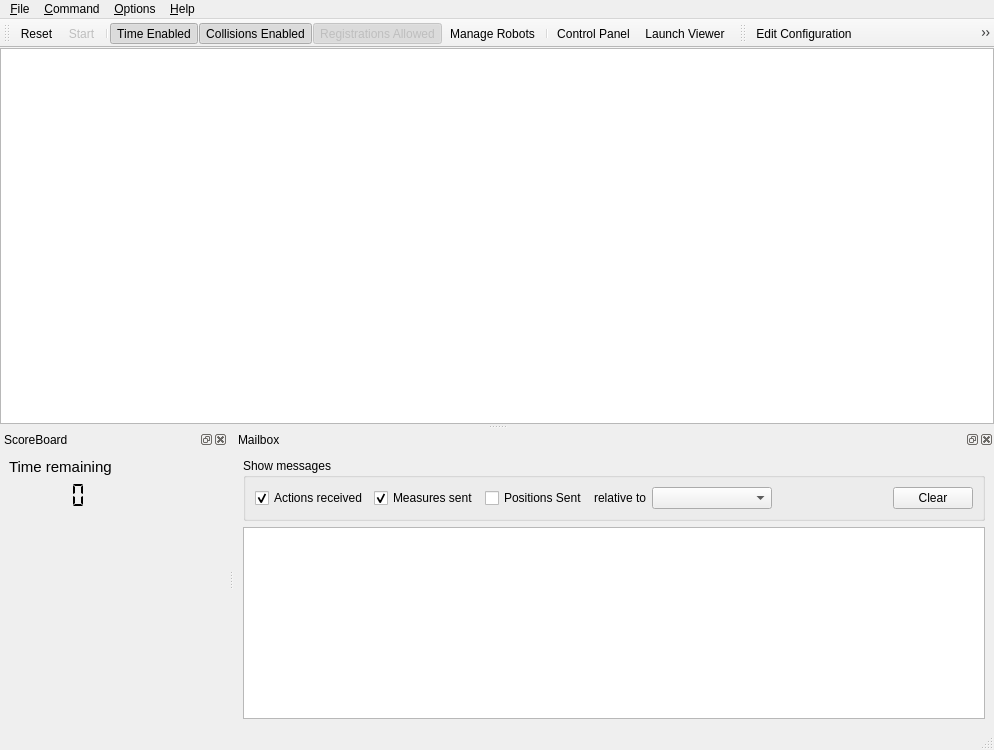
<?xml version="1.0" encoding="UTF-8"?>
<ui version="4.0">
 <class>cbSimulatorGUI</class>
 <widget class="QMainWindow" name="cbSimulatorGUI">
  <property name="geometry">
   <rect>
    <x>0</x>
    <y>0</y>
    <width>994</width>
    <height>750</height>
   </rect>
  </property>
  <property name="windowTitle">
   <string>Explorer Simulator 2020</string>
  </property>
  <widget class="QWidget" name="centralwidget">
   <layout class="QVBoxLayout" name="verticalLayout">
    <property name="leftMargin">
     <number>0</number>
    </property>
    <property name="topMargin">
     <number>0</number>
    </property>
    <property name="rightMargin">
     <number>0</number>
    </property>
    <property name="bottomMargin">
     <number>0</number>
    </property>
    <item>
     <widget class="QTextEdit" name="messages">
      <property name="toolTip">
       <string>Messages</string>
      </property>
      <property name="readOnly">
       <bool>true</bool>
      </property>
     </widget>
    </item>
   </layout>
  </widget>
  <widget class="QMenuBar" name="menubar">
   <property name="geometry">
    <rect>
     <x>0</x>
     <y>0</y>
     <width>994</width>
     <height>25</height>
    </rect>
   </property>
   <widget class="QMenu" name="menuFile">
    <property name="title">
     <string>&amp;File</string>
    </property>
    <widget class="QMenu" name="menuConfiguration">
     <property name="title">
      <string>&amp;Configuration</string>
     </property>
     <addaction name="actionEdit_Configuration"/>
     <addaction name="actionOpen_Configuration"/>
     <addaction name="actionSave_Configuration"/>
    </widget>
    <addaction name="menuConfiguration"/>
    <addaction name="actionOpen_Lab"/>
    <addaction name="actionLoad_Defaults"/>
    <addaction name="separator"/>
    <addaction name="actionManageRobots"/>
    <addaction name="actionControl_Panel"/>
    <addaction name="actionLaunch_Viewer"/>
    <addaction name="separator"/>
    <addaction name="actionExit"/>
   </widget>
   <widget class="QMenu" name="menuCommand">
    <property name="title">
     <string>&amp;Command</string>
    </property>
    <addaction name="actionReset"/>
    <addaction name="actionStartStop"/>
   </widget>
   <widget class="QMenu" name="menuOptions">
    <property name="title">
     <string>&amp;Options</string>
    </property>
    <addaction name="actionGPS_Enabled"/>
    <addaction name="actionScore_Sensor_Enabled"/>
    <addaction name="actionTime_Enabled"/>
    <addaction name="actionCollisions_Enabled"/>
    <addaction name="actionRegistrations_Open"/>
   </widget>
   <widget class="QMenu" name="menuHelp">
    <property name="title">
     <string>&amp;Help</string>
    </property>
    <addaction name="actionSimulator_Help"/>
    <addaction name="actionAbout_Simulator"/>
   </widget>
   <addaction name="menuFile"/>
   <addaction name="menuCommand"/>
   <addaction name="menuOptions"/>
   <addaction name="menuHelp"/>
  </widget>
  <widget class="QStatusBar" name="statusbar"/>
  <widget class="QToolBar" name="toolBar_1">
   <property name="windowTitle">
    <string>Control ToolBar</string>
   </property>
   <property name="iconSize">
    <size>
     <width>24</width>
     <height>24</height>
    </size>
   </property>
   <attribute name="toolBarArea">
    <enum>TopToolBarArea</enum>
   </attribute>
   <attribute name="toolBarBreak">
    <bool>false</bool>
   </attribute>
   <addaction name="actionReset"/>
   <addaction name="actionStartStop"/>
   <addaction name="separator"/>
   <addaction name="actionTime_Enabled"/>
   <addaction name="actionCollisions_Enabled"/>
   <addaction name="actionRegistrations_Open"/>
   <addaction name="actionManageRobots"/>
   <addaction name="separator"/>
   <addaction name="actionControl_Panel"/>
   <addaction name="actionLaunch_Viewer"/>
  </widget>
  <widget class="QDockWidget" name="dockWidget_Score">
   <property name="sizePolicy">
    <sizepolicy hsizetype="Preferred" vsizetype="Minimum">
     <horstretch>0</horstretch>
     <verstretch>0</verstretch>
    </sizepolicy>
   </property>
   <property name="windowIcon">
    <iconset resource="default.qrc">
     <normaloff>:/images/icons/score</normaloff>:/images/icons/score</iconset>
   </property>
   <property name="floating">
    <bool>false</bool>
   </property>
   <property name="features">
    <set>QDockWidget::AllDockWidgetFeatures</set>
   </property>
   <property name="windowTitle">
    <string>ScoreBoard</string>
   </property>
   <attribute name="dockWidgetArea">
    <number>8</number>
   </attribute>
   <widget class="QWidget" name="dockWidgetContents_Score">
    <layout class="QGridLayout" name="gridLayout">
     <item row="0" column="0">
      <widget class="QLabel" name="label_2">
       <property name="font">
        <font>
         <pointsize>11</pointsize>
         <weight>50</weight>
         <bold>false</bold>
        </font>
       </property>
       <property name="text">
        <string>Time remaining</string>
       </property>
      </widget>
     </item>
     <item row="0" column="2" rowspan="3" colspan="2">
      <layout class="QGridLayout" name="gridLayout_Scores"/>
     </item>
     <item row="0" column="1">
      <spacer name="horizontalSpacer_2">
       <property name="orientation">
        <enum>Qt::Horizontal</enum>
       </property>
       <property name="sizeType">
        <enum>QSizePolicy::Fixed</enum>
       </property>
       <property name="sizeHint" stdset="0">
        <size>
         <width>60</width>
         <height>1</height>
        </size>
       </property>
      </spacer>
     </item>
     <item row="1" column="0">
      <widget class="QLCDNumber" name="lcdNumber_TimeRemain">
       <property name="sizePolicy">
        <sizepolicy hsizetype="Fixed" vsizetype="Fixed">
         <horstretch>0</horstretch>
         <verstretch>0</verstretch>
        </sizepolicy>
       </property>
       <property name="minimumSize">
        <size>
         <width>100</width>
         <height>27</height>
        </size>
       </property>
       <property name="maximumSize">
        <size>
         <width>100</width>
         <height>27</height>
        </size>
       </property>
       <property name="palette">
        <palette>
         <active>
          <colorrole role="WindowText">
           <brush brushstyle="SolidPattern">
            <color alpha="255">
             <red>0</red>
             <green>0</green>
             <blue>0</blue>
            </color>
           </brush>
          </colorrole>
          <colorrole role="Button">
           <brush brushstyle="SolidPattern">
            <color alpha="255">
             <red>255</red>
             <green>255</green>
             <blue>255</blue>
            </color>
           </brush>
          </colorrole>
          <colorrole role="Light">
           <brush brushstyle="SolidPattern">
            <color alpha="255">
             <red>255</red>
             <green>255</green>
             <blue>255</blue>
            </color>
           </brush>
          </colorrole>
          <colorrole role="Midlight">
           <brush brushstyle="SolidPattern">
            <color alpha="255">
             <red>255</red>
             <green>255</green>
             <blue>255</blue>
            </color>
           </brush>
          </colorrole>
          <colorrole role="Dark">
           <brush brushstyle="SolidPattern">
            <color alpha="255">
             <red>127</red>
             <green>127</green>
             <blue>127</blue>
            </color>
           </brush>
          </colorrole>
          <colorrole role="Mid">
           <brush brushstyle="SolidPattern">
            <color alpha="255">
             <red>170</red>
             <green>170</green>
             <blue>170</blue>
            </color>
           </brush>
          </colorrole>
          <colorrole role="Text">
           <brush brushstyle="SolidPattern">
            <color alpha="255">
             <red>0</red>
             <green>0</green>
             <blue>0</blue>
            </color>
           </brush>
          </colorrole>
          <colorrole role="BrightText">
           <brush brushstyle="SolidPattern">
            <color alpha="255">
             <red>255</red>
             <green>255</green>
             <blue>255</blue>
            </color>
           </brush>
          </colorrole>
          <colorrole role="ButtonText">
           <brush brushstyle="SolidPattern">
            <color alpha="255">
             <red>0</red>
             <green>0</green>
             <blue>0</blue>
            </color>
           </brush>
          </colorrole>
          <colorrole role="Base">
           <brush brushstyle="SolidPattern">
            <color alpha="255">
             <red>255</red>
             <green>255</green>
             <blue>255</blue>
            </color>
           </brush>
          </colorrole>
          <colorrole role="Window">
           <brush brushstyle="SolidPattern">
            <color alpha="255">
             <red>255</red>
             <green>255</green>
             <blue>255</blue>
            </color>
           </brush>
          </colorrole>
          <colorrole role="Shadow">
           <brush brushstyle="SolidPattern">
            <color alpha="255">
             <red>0</red>
             <green>0</green>
             <blue>0</blue>
            </color>
           </brush>
          </colorrole>
          <colorrole role="AlternateBase">
           <brush brushstyle="SolidPattern">
            <color alpha="255">
             <red>255</red>
             <green>255</green>
             <blue>255</blue>
            </color>
           </brush>
          </colorrole>
          <colorrole role="ToolTipBase">
           <brush brushstyle="SolidPattern">
            <color alpha="255">
             <red>255</red>
             <green>255</green>
             <blue>220</blue>
            </color>
           </brush>
          </colorrole>
          <colorrole role="ToolTipText">
           <brush brushstyle="SolidPattern">
            <color alpha="255">
             <red>0</red>
             <green>0</green>
             <blue>0</blue>
            </color>
           </brush>
          </colorrole>
         </active>
         <inactive>
          <colorrole role="WindowText">
           <brush brushstyle="SolidPattern">
            <color alpha="255">
             <red>0</red>
             <green>0</green>
             <blue>0</blue>
            </color>
           </brush>
          </colorrole>
          <colorrole role="Button">
           <brush brushstyle="SolidPattern">
            <color alpha="255">
             <red>255</red>
             <green>255</green>
             <blue>255</blue>
            </color>
           </brush>
          </colorrole>
          <colorrole role="Light">
           <brush brushstyle="SolidPattern">
            <color alpha="255">
             <red>255</red>
             <green>255</green>
             <blue>255</blue>
            </color>
           </brush>
          </colorrole>
          <colorrole role="Midlight">
           <brush brushstyle="SolidPattern">
            <color alpha="255">
             <red>255</red>
             <green>255</green>
             <blue>255</blue>
            </color>
           </brush>
          </colorrole>
          <colorrole role="Dark">
           <brush brushstyle="SolidPattern">
            <color alpha="255">
             <red>127</red>
             <green>127</green>
             <blue>127</blue>
            </color>
           </brush>
          </colorrole>
          <colorrole role="Mid">
           <brush brushstyle="SolidPattern">
            <color alpha="255">
             <red>170</red>
             <green>170</green>
             <blue>170</blue>
            </color>
           </brush>
          </colorrole>
          <colorrole role="Text">
           <brush brushstyle="SolidPattern">
            <color alpha="255">
             <red>0</red>
             <green>0</green>
             <blue>0</blue>
            </color>
           </brush>
          </colorrole>
          <colorrole role="BrightText">
           <brush brushstyle="SolidPattern">
            <color alpha="255">
             <red>255</red>
             <green>255</green>
             <blue>255</blue>
            </color>
           </brush>
          </colorrole>
          <colorrole role="ButtonText">
           <brush brushstyle="SolidPattern">
            <color alpha="255">
             <red>0</red>
             <green>0</green>
             <blue>0</blue>
            </color>
           </brush>
          </colorrole>
          <colorrole role="Base">
           <brush brushstyle="SolidPattern">
            <color alpha="255">
             <red>255</red>
             <green>255</green>
             <blue>255</blue>
            </color>
           </brush>
          </colorrole>
          <colorrole role="Window">
           <brush brushstyle="SolidPattern">
            <color alpha="255">
             <red>255</red>
             <green>255</green>
             <blue>255</blue>
            </color>
           </brush>
          </colorrole>
          <colorrole role="Shadow">
           <brush brushstyle="SolidPattern">
            <color alpha="255">
             <red>0</red>
             <green>0</green>
             <blue>0</blue>
            </color>
           </brush>
          </colorrole>
          <colorrole role="AlternateBase">
           <brush brushstyle="SolidPattern">
            <color alpha="255">
             <red>255</red>
             <green>255</green>
             <blue>255</blue>
            </color>
           </brush>
          </colorrole>
          <colorrole role="ToolTipBase">
           <brush brushstyle="SolidPattern">
            <color alpha="255">
             <red>255</red>
             <green>255</green>
             <blue>220</blue>
            </color>
           </brush>
          </colorrole>
          <colorrole role="ToolTipText">
           <brush brushstyle="SolidPattern">
            <color alpha="255">
             <red>0</red>
             <green>0</green>
             <blue>0</blue>
            </color>
           </brush>
          </colorrole>
         </inactive>
         <disabled>
          <colorrole role="WindowText">
           <brush brushstyle="SolidPattern">
            <color alpha="255">
             <red>127</red>
             <green>127</green>
             <blue>127</blue>
            </color>
           </brush>
          </colorrole>
          <colorrole role="Button">
           <brush brushstyle="SolidPattern">
            <color alpha="255">
             <red>255</red>
             <green>255</green>
             <blue>255</blue>
            </color>
           </brush>
          </colorrole>
          <colorrole role="Light">
           <brush brushstyle="SolidPattern">
            <color alpha="255">
             <red>255</red>
             <green>255</green>
             <blue>255</blue>
            </color>
           </brush>
          </colorrole>
          <colorrole role="Midlight">
           <brush brushstyle="SolidPattern">
            <color alpha="255">
             <red>255</red>
             <green>255</green>
             <blue>255</blue>
            </color>
           </brush>
          </colorrole>
          <colorrole role="Dark">
           <brush brushstyle="SolidPattern">
            <color alpha="255">
             <red>127</red>
             <green>127</green>
             <blue>127</blue>
            </color>
           </brush>
          </colorrole>
          <colorrole role="Mid">
           <brush brushstyle="SolidPattern">
            <color alpha="255">
             <red>170</red>
             <green>170</green>
             <blue>170</blue>
            </color>
           </brush>
          </colorrole>
          <colorrole role="Text">
           <brush brushstyle="SolidPattern">
            <color alpha="255">
             <red>127</red>
             <green>127</green>
             <blue>127</blue>
            </color>
           </brush>
          </colorrole>
          <colorrole role="BrightText">
           <brush brushstyle="SolidPattern">
            <color alpha="255">
             <red>255</red>
             <green>255</green>
             <blue>255</blue>
            </color>
           </brush>
          </colorrole>
          <colorrole role="ButtonText">
           <brush brushstyle="SolidPattern">
            <color alpha="255">
             <red>127</red>
             <green>127</green>
             <blue>127</blue>
            </color>
           </brush>
          </colorrole>
          <colorrole role="Base">
           <brush brushstyle="SolidPattern">
            <color alpha="255">
             <red>255</red>
             <green>255</green>
             <blue>255</blue>
            </color>
           </brush>
          </colorrole>
          <colorrole role="Window">
           <brush brushstyle="SolidPattern">
            <color alpha="255">
             <red>255</red>
             <green>255</green>
             <blue>255</blue>
            </color>
           </brush>
          </colorrole>
          <colorrole role="Shadow">
           <brush brushstyle="SolidPattern">
            <color alpha="255">
             <red>0</red>
             <green>0</green>
             <blue>0</blue>
            </color>
           </brush>
          </colorrole>
          <colorrole role="AlternateBase">
           <brush brushstyle="SolidPattern">
            <color alpha="255">
             <red>255</red>
             <green>255</green>
             <blue>255</blue>
            </color>
           </brush>
          </colorrole>
          <colorrole role="ToolTipBase">
           <brush brushstyle="SolidPattern">
            <color alpha="255">
             <red>255</red>
             <green>255</green>
             <blue>220</blue>
            </color>
           </brush>
          </colorrole>
          <colorrole role="ToolTipText">
           <brush brushstyle="SolidPattern">
            <color alpha="255">
             <red>0</red>
             <green>0</green>
             <blue>0</blue>
            </color>
           </brush>
          </colorrole>
         </disabled>
        </palette>
       </property>
       <property name="toolTip">
        <string>Time remaining</string>
       </property>
       <property name="frameShape">
        <enum>QFrame::NoFrame</enum>
       </property>
       <property name="digitCount">
        <number>4</number>
       </property>
       <property name="segmentStyle">
        <enum>QLCDNumber::Flat</enum>
       </property>
      </widget>
     </item>
     <item row="2" column="0" colspan="2">
      <spacer name="verticalSpacer_2">
       <property name="orientation">
        <enum>Qt::Vertical</enum>
       </property>
       <property name="sizeHint" stdset="0">
        <size>
         <width>1</width>
         <height>0</height>
        </size>
       </property>
      </spacer>
     </item>
    </layout>
   </widget>
  </widget>
  <widget class="QToolBar" name="toolBar_2">
   <property name="windowTitle">
    <string>Settings ToolBar</string>
   </property>
   <property name="iconSize">
    <size>
     <width>24</width>
     <height>24</height>
    </size>
   </property>
   <attribute name="toolBarArea">
    <enum>TopToolBarArea</enum>
   </attribute>
   <attribute name="toolBarBreak">
    <bool>false</bool>
   </attribute>
   <addaction name="actionEdit_Configuration"/>
   <addaction name="actionOpen_Configuration"/>
   <addaction name="actionSave_Configuration"/>
   <addaction name="actionOpen_Lab"/>
   <addaction name="actionLoad_Defaults"/>
  </widget>
  <widget class="QDockWidget" name="dockWidget_Mailbox">
   <property name="enabled">
    <bool>true</bool>
   </property>
   <property name="sizePolicy">
    <sizepolicy hsizetype="Preferred" vsizetype="Minimum">
     <horstretch>0</horstretch>
     <verstretch>0</verstretch>
    </sizepolicy>
   </property>
   <property name="windowIcon">
    <iconset resource="default.qrc">
     <normaloff>:/images/icons/message</normaloff>:/images/icons/message</iconset>
   </property>
   <property name="floating">
    <bool>false</bool>
   </property>
   <property name="windowTitle">
    <string>Mailbox</string>
   </property>
   <attribute name="dockWidgetArea">
    <number>8</number>
   </attribute>
   <widget class="QWidget" name="dockWidgetContents_Mail">
    <layout class="QVBoxLayout" name="verticalLayout_2">
     <item>
      <widget class="QGroupBox" name="groupBox">
       <property name="title">
        <string>Show messages</string>
       </property>
       <layout class="QGridLayout" name="gridLayout_3">
        <item row="0" column="4">
         <widget class="QComboBox" name="comboBox_Robot">
          <property name="minimumSize">
           <size>
            <width>120</width>
            <height>0</height>
           </size>
          </property>
          <property name="toolTip">
           <string>Robot</string>
          </property>
          <property name="insertPolicy">
           <enum>QComboBox::InsertAlphabetically</enum>
          </property>
         </widget>
        </item>
        <item row="0" column="0">
         <widget class="QCheckBox" name="checkBox_Actions">
          <property name="toolTip">
           <string>Motor Actions received from robot</string>
          </property>
          <property name="text">
           <string>Actions received</string>
          </property>
          <property name="checked">
           <bool>true</bool>
          </property>
         </widget>
        </item>
        <item row="0" column="1">
         <widget class="QCheckBox" name="checkBox_Measures">
          <property name="toolTip">
           <string>Sensor Measures sent to robot</string>
          </property>
          <property name="text">
           <string>Measures sent</string>
          </property>
          <property name="checked">
           <bool>true</bool>
          </property>
         </widget>
        </item>
        <item row="0" column="2">
         <widget class="QCheckBox" name="checkBox_Positions">
          <property name="toolTip">
           <string>Robot Positions sent to Viewer(s)</string>
          </property>
          <property name="text">
           <string>Positions Sent</string>
          </property>
          <property name="checked">
           <bool>false</bool>
          </property>
         </widget>
        </item>
        <item row="0" column="3">
         <widget class="QLabel" name="label">
          <property name="text">
           <string>relative to</string>
          </property>
          <property name="alignment">
           <set>Qt::AlignRight|Qt::AlignTrailing|Qt::AlignVCenter</set>
          </property>
         </widget>
        </item>
        <item row="0" column="6">
         <widget class="QPushButton" name="pushButton_ClearMailBox">
          <property name="text">
           <string>Clear</string>
          </property>
         </widget>
        </item>
        <item row="0" column="5">
         <spacer name="horizontalSpacer">
          <property name="orientation">
           <enum>Qt::Horizontal</enum>
          </property>
          <property name="sizeHint" stdset="0">
           <size>
            <width>0</width>
            <height>1</height>
           </size>
          </property>
         </spacer>
        </item>
       </layout>
      </widget>
     </item>
     <item>
      <widget class="QTextEdit" name="textEdit_Mailbox">
       <property name="readOnly">
        <bool>true</bool>
       </property>
      </widget>
     </item>
    </layout>
   </widget>
  </widget>
  <action name="actionReset">
   <property name="icon">
    <iconset resource="default.qrc">
     <normaloff>:/images/control/reset</normaloff>:/images/control/reset</iconset>
   </property>
   <property name="text">
    <string>&amp;Reset</string>
   </property>
   <property name="shortcut">
    <string>Ctrl+R</string>
   </property>
  </action>
  <action name="actionSimulator_Help">
   <property name="text">
    <string>&amp;Help</string>
   </property>
   <property name="shortcut">
    <string>F1</string>
   </property>
  </action>
  <action name="actionAbout_Simulator">
   <property name="text">
    <string>&amp;About Simulator</string>
   </property>
  </action>
  <action name="actionExit">
   <property name="icon">
    <iconset resource="default.qrc">
     <normaloff>:/images/buttons/exit</normaloff>:/images/buttons/exit</iconset>
   </property>
   <property name="text">
    <string>E&amp;xit</string>
   </property>
   <property name="shortcut">
    <string>Ctrl+Q</string>
   </property>
  </action>
  <action name="actionGPS_Enabled">
   <property name="checkable">
    <bool>true</bool>
   </property>
   <property name="checked">
    <bool>true</bool>
   </property>
   <property name="text">
    <string>GP&amp;S Enabled</string>
   </property>
   <property name="toolTip">
    <string>Toggle GPS</string>
   </property>
  </action>
  <action name="actionScore_Sensor_Enabled">
   <property name="checkable">
    <bool>true</bool>
   </property>
   <property name="text">
    <string>S&amp;core Sensor Enabled</string>
   </property>
   <property name="toolTip">
    <string>Toggle Score Sensor</string>
   </property>
  </action>
  <action name="actionTime_Enabled">
   <property name="checkable">
    <bool>true</bool>
   </property>
   <property name="checked">
    <bool>true</bool>
   </property>
   <property name="enabled">
    <bool>true</bool>
   </property>
   <property name="icon">
    <iconset resource="default.qrc">
     <normaloff>:/images/buttons/time_off</normaloff>
     <normalon>:/images/buttons/time_on</normalon>:/images/buttons/time_off</iconset>
   </property>
   <property name="text">
    <string>T&amp;ime Enabled</string>
   </property>
   <property name="toolTip">
    <string>Toggle Simulation Time Limit</string>
   </property>
  </action>
  <action name="actionOpen_Lab">
   <property name="icon">
    <iconset resource="default.qrc">
     <normaloff>:/images/buttons/lab</normaloff>:/images/buttons/lab</iconset>
   </property>
   <property name="text">
    <string>Change &amp;Lab</string>
   </property>
   <property name="toolTip">
    <string>Change Lab and Grid</string>
   </property>
   <property name="shortcut">
    <string>Ctrl+L</string>
   </property>
  </action>
  <action name="actionEdit_Configuration">
   <property name="icon">
    <iconset resource="default.qrc">
     <normaloff>:/images/buttons/config</normaloff>:/images/buttons/config</iconset>
   </property>
   <property name="text">
    <string>&amp;Edit Configuration</string>
   </property>
   <property name="shortcut">
    <string>Ctrl+E</string>
   </property>
  </action>
  <action name="actionOpen_Configuration">
   <property name="icon">
    <iconset resource="default.qrc">
     <normaloff>:/images/buttons/open</normaloff>:/images/buttons/open</iconset>
   </property>
   <property name="text">
    <string>Open &amp;Configuration</string>
   </property>
  </action>
  <action name="actionSave_Configuration">
   <property name="icon">
    <iconset resource="default.qrc">
     <normaloff>:/images/buttons/save</normaloff>:/images/buttons/save</iconset>
   </property>
   <property name="text">
    <string>&amp;Save Configuration</string>
   </property>
  </action>
  <action name="actionLaunch_Viewer">
   <property name="checkable">
    <bool>true</bool>
   </property>
   <property name="icon">
    <iconset resource="default.qrc">
     <normaloff>:/images/buttons/viewer_close</normaloff>
     <normalon>:/images/buttons/viewer_open</normalon>:/images/buttons/viewer_close</iconset>
   </property>
   <property name="text">
    <string>Launch &amp;Viewer</string>
   </property>
   <property name="shortcut">
    <string>Ctrl+V</string>
   </property>
  </action>
  <action name="actionRegistrations_Open">
   <property name="checkable">
    <bool>true</bool>
   </property>
   <property name="checked">
    <bool>true</bool>
   </property>
   <property name="enabled">
    <bool>false</bool>
   </property>
   <property name="icon">
    <iconset resource="default.qrc">
     <normaloff>:/images/buttons/lock_closed</normaloff>
     <normalon>:/images/buttons/lock_open</normalon>:/images/buttons/lock_closed</iconset>
   </property>
   <property name="text">
    <string>Re&amp;gistrations Allowed</string>
   </property>
   <property name="toolTip">
    <string>Toggle Robot Registrations</string>
   </property>
  </action>
  <action name="actionStartStop">
   <property name="enabled">
    <bool>false</bool>
   </property>
   <property name="icon">
    <iconset resource="default.qrc">
     <normaloff>:/images/control/start</normaloff>
     <normalon>:/images/control/stop</normalon>:/images/control/start</iconset>
   </property>
   <property name="text">
    <string>&amp;Start</string>
   </property>
   <property name="toolTip">
    <string>Start</string>
   </property>
   <property name="shortcut">
    <string>Ctrl+S</string>
   </property>
  </action>
  <action name="actionManageRobots">
   <property name="checkable">
    <bool>true</bool>
   </property>
   <property name="icon">
    <iconset resource="default.qrc">
     <normaloff>:/images/buttons/mouse</normaloff>:/images/buttons/mouse</iconset>
   </property>
   <property name="text">
    <string>&amp;Manage Robots</string>
   </property>
   <property name="toolTip">
    <string>Show Robots Management Window</string>
   </property>
   <property name="shortcut">
    <string>Ctrl+M</string>
   </property>
  </action>
  <action name="actionControl_Panel">
   <property name="checkable">
    <bool>true</bool>
   </property>
   <property name="icon">
    <iconset resource="default.qrc">
     <normaloff>:/images/buttons/panel</normaloff>:/images/buttons/panel</iconset>
   </property>
   <property name="text">
    <string>Control &amp;Panel</string>
   </property>
   <property name="toolTip">
    <string>Show Control Panel Window</string>
   </property>
   <property name="shortcut">
    <string>F2</string>
   </property>
  </action>
  <action name="actionLoad_Defaults">
   <property name="icon">
    <iconset resource="default.qrc">
     <normaloff>:/images/buttons/defaults</normaloff>:/images/buttons/defaults</iconset>
   </property>
   <property name="text">
    <string>Load &amp;Defaults</string>
   </property>
   <property name="toolTip">
    <string>Sets Lab, Grid and Parameters to Default Values</string>
   </property>
   <property name="shortcut">
    <string>Ctrl+D</string>
   </property>
  </action>
  <action name="actionCollisions_Enabled">
   <property name="checkable">
    <bool>true</bool>
   </property>
   <property name="checked">
    <bool>true</bool>
   </property>
   <property name="icon">
    <iconset resource="default.qrc">
     <normaloff>:/images/buttons/collisions_off</normaloff>
     <normalon>:/images/buttons/collisions_on</normalon>:/images/buttons/collisions_off</iconset>
   </property>
   <property name="text">
    <string>Co&amp;llisions Enabled</string>
   </property>
   <property name="toolTip">
    <string>Toggle Collisions between Robots</string>
   </property>
  </action>
 </widget>
 <resources>
  <include location="default.qrc"/>
 </resources>
 <connections/>
</ui>
